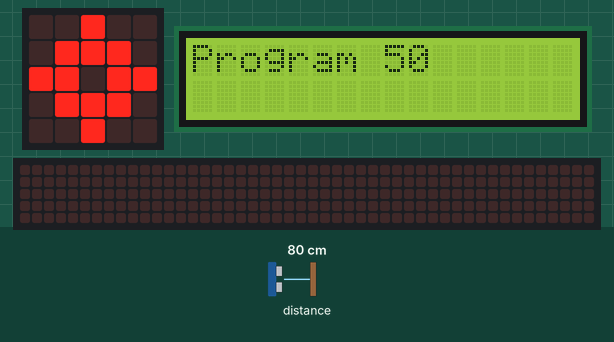
Bench run of a program on a simulated BBC micro:bit (MakeCode). On the bench: the board's 5×5 LED display, 16×2 character LCD, a strip that is not on the board, showing the scrolling text unrolled. The test bench sets the inputs (shaded band); at power-on: distance to the obstacle 80 cm. The 48×5 strip is a reading aid, not a part: it shows the text the display is scrolling, unrolled, one strip-width of it at a time.

Above: at 0.7 s.
At 3.8 s:
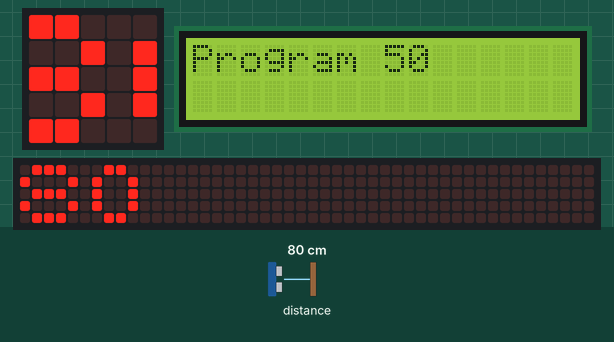
3.9 s: distance to the obstacle set to 2 cm
At 6.1 s:
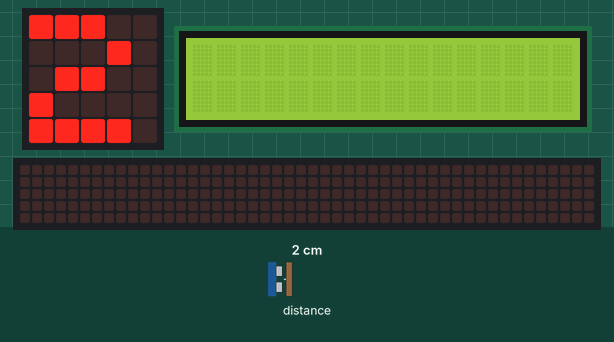
8.0 s: distance to the obstacle set to 18 cm
At 8.69 s:
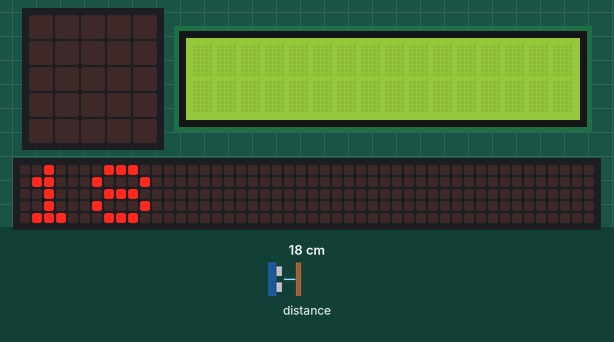
11.7 s: distance to the obstacle set to 4 cm
At 15.3 s:
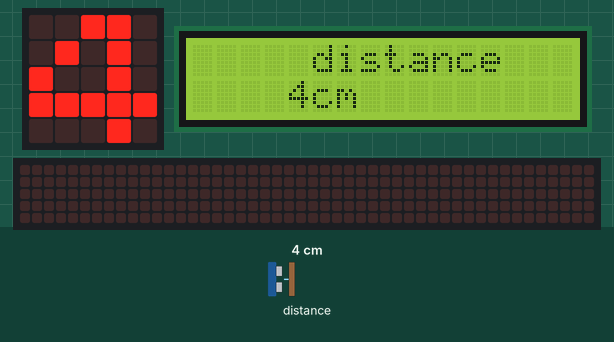

Measured:
- after the input at 3.9 s, the display: first differs from a run without the input after 1.7 s (image 2)
- after the input at 8.0 s, the display: first differs from a run without the input after 0.54 s (image 3)
- after the input at 11.7 s, the display: first differs from a run without the input after 2.7 s (image 4 shows a later state)
- what the display in image 0 shows lasts 2.0 s, from 0.6 s to 2.6 s
- what the display in image 2 shows lasts 0.7 s, from 5.6 s to 6.3 s

The program:

main.ts
```typescript
let 変数 = 0
basic.showIcon(IconNames.Target)
I2C_LCD1602.LcdInit(39)
I2C_LCD1602.ShowString("Program 50", 0, 0)
basic.pause(2000)
basic.forever(function () {
    変数 = sonar.ping(
    DigitalPin.P2,
    DigitalPin.P1,
    PingUnit.Centimeters
    )
    basic.showNumber(変数)
    I2C_LCD1602.ShowString("distance", 5, 0)
    I2C_LCD1602.ShowString("" + convertToText(変数) + "cm", 4, 1)
    basic.pause(200)
    I2C_LCD1602.clear()
    basic.clearScreen()
})
```

test.ts
```typescript
// テストはここに来ます。このパッケージが拡張機能として使用されるときにはコンパイルされません。
```
